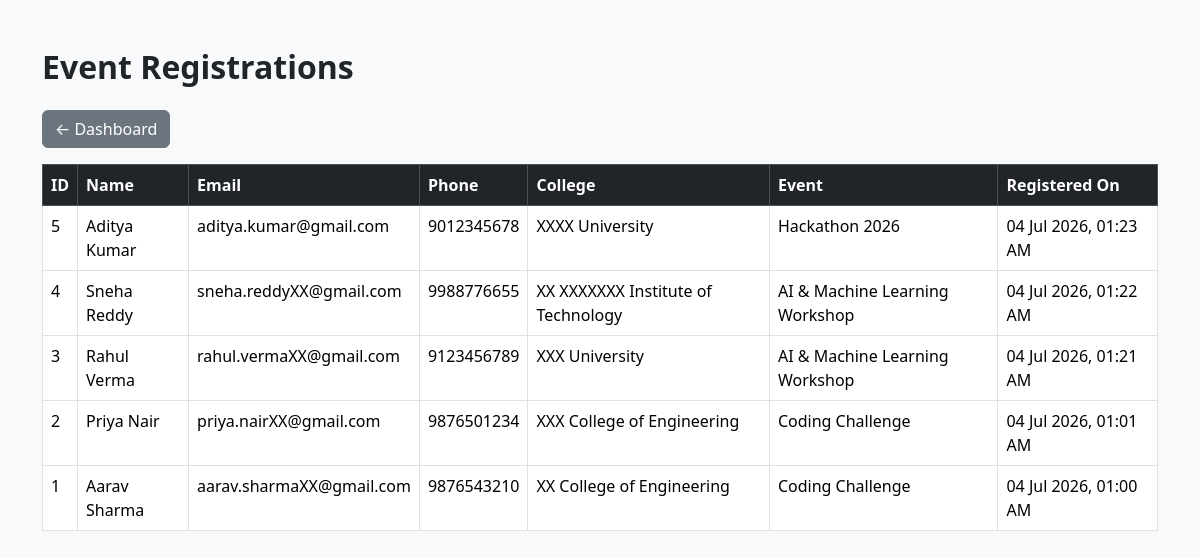
Page /admin/registrations.php (signed in) on the committed database.
### tables this page shows
CREATE TABLE `registrations` (
  `id` int NOT NULL,
  `name` varchar(100) NOT NULL,
  `email` varchar(100) NOT NULL,
  `phone` varchar(15) DEFAULT NULL,
  `college` varchar(100) DEFAULT NULL,
  `event_id` int DEFAULT NULL,
  `created_at` timestamp NULL DEFAULT CURRENT_TIMESTAMP
);

CREATE TABLE `events` (
  `id` int NOT NULL,
  `title` varchar(100) NOT NULL,
  `description` text NOT NULL,
  `event_date` date NOT NULL,
  `event_time` time NOT NULL,
  `venue` varchar(100) NOT NULL,
  `image` varchar(255) NOT NULL,
  `created_at` timestamp NULL DEFAULT CURRENT_TIMESTAMP
);

### admin/registrations.php (the view, shortened to what this page needs)
<?php
include("../includes/db.php");
$sql = "SELECT registrations.*, events.title
        FROM registrations
        JOIN events ON registrations.event_id = events.id
        ORDER BY registrations.created_at DESC";
$result = mysqli_query($conn, $sql);
?>
<!DOCTYPE html>
<html lang="en">
<head>
<link href="https://cdn.jsdelivr.net/npm/bootstrap@5.3.3/dist/css/bootstrap.min.css" rel="stylesheet">
</head>
<body class="bg-light">
<div class="container mt-5">
<h2 class="mb-4 fw-bold">Event Registrations</h2>
<a href="dashboard.php" class="btn btn-secondary mb-3">
    ← Dashboard
</a>
<table class="table table-bordered table-hover">
<thead class="table-dark">
<tr>
<th>ID</th>
<th>Name</th>
<th>Email</th>
<th>Phone</th>
<th>College</th>
<th>Event</th>
<th>Registered On</th>
</tr>
</thead>
<tbody>
<?php
while($row = mysqli_fetch_assoc($result))
{
?>
<tr>
<td><?php echo $row['id']; ?></td>
<td><?php echo $row['name']; ?></td>
<td><?php echo $row['email']; ?></td>
<td><?php echo $row['phone']; ?></td>
<td><?php echo $row['college']; ?></td>
<td><?php echo $row['title']; ?></td>
<td>
<?php echo date("d M Y, h:i A", strtotime($row['created_at'])); ?>
</td>
</tr>
<?php
}
?>
</tbody>
</table>
</div>
</body>
</html>

### rows in the picture
registrations: id "5", name "Aditya Kumar", email "aditya.kumar@gmail.com", phone "9012345678", college "XXXX University", event.title "Hackathon 2026", created_at "04 Jul 2026, 01:23 AM"
registrations: id "4", name "Sneha Reddy", email "sneha.reddyXX@gmail.com", phone "9988776655", college "XX XXXXXXX Institute of Technology", event.title "AI & Machine Learning Workshop", created_at "04 Jul 2026, 01:22 AM"
registrations: id "3", name "Rahul Verma", email "rahul.vermaXX@gmail.com", phone "9123456789", college "XXX University", event.title "AI & Machine Learning Workshop", created_at "04 Jul 2026, 01:21 AM"
registrations: id "2", name "Priya Nair", email "priya.nairXX@gmail.com", phone "9876501234", college "XXX College of Engineering", event.title "Coding Challenge", created_at "04 Jul 2026, 01:01 AM"
registrations: id "1", name "Aarav Sharma", email "aarav.sharmaXX@gmail.com", phone "9876543210", college "XX College of Engineering", event.title "Coding Challenge", created_at "04 Jul 2026, 01:00 AM"
